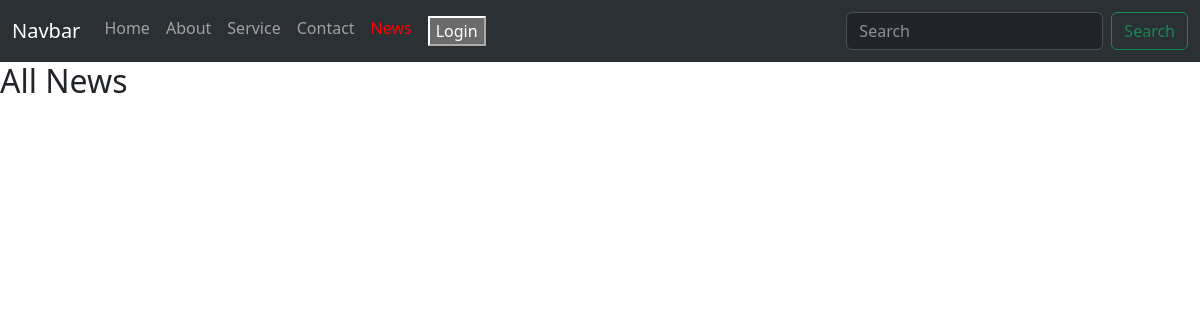
Before: /news/ with the older database file.
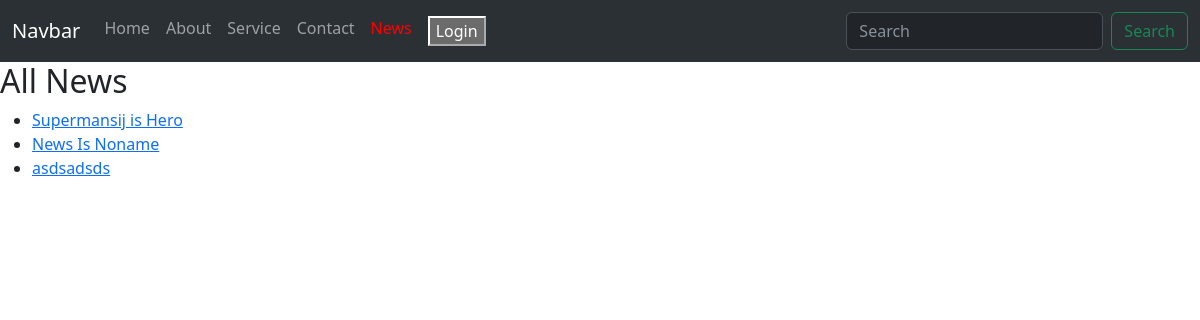
After: the same page with the newer database file.
### everestapp/models.py (models this page shows, shortened)
class TimeStamp(models.Model):
  created_at=models.DateTimeField(auto_now_add=True)
  updated_at=models.DateTimeField(auto_now=True,null=True,blank=True)
  class Meta:
    abstract=True

class News(TimeStamp):
  title = models.CharField(max_length=200)
  category= models.ForeignKey(Category,on_delete=models.CASCADE, related_name='allnews')
  content=models.TextField(null=True,blank=True)
  image=models.ImageField(upload_to='news/',null=True,blank=True)
  author =models.ForeignKey(User,on_delete=models.CASCADE)
  viewed=models.PositiveIntegerField(default=1)

### everestapp/views.py (the view)
# urls.py: path("news/",ClientNewsView.as_view(), name="clientnews"),
class ClientNewsView(ListView):
  template_name ="clientnews.html"
  model = News
  context_object_name='news'

### templates/clientnews.html
{% extends 'clientbase.html'%}
{% block main %}
<h2>All News</h2>
<ul>
    {% for n in news %}
      <li>
        <a href="/news/{{n.id}}/">{{n.title}}</a>
      </li>
    {% endfor %}
</ul>
{% endblock %}
{% block news%}
active
{%endblock%}

Changed rows visible on the page:
added News: title "Supermansij is Hero"
added News: title "News Is Noname"
added News: title "asdsadsds"
